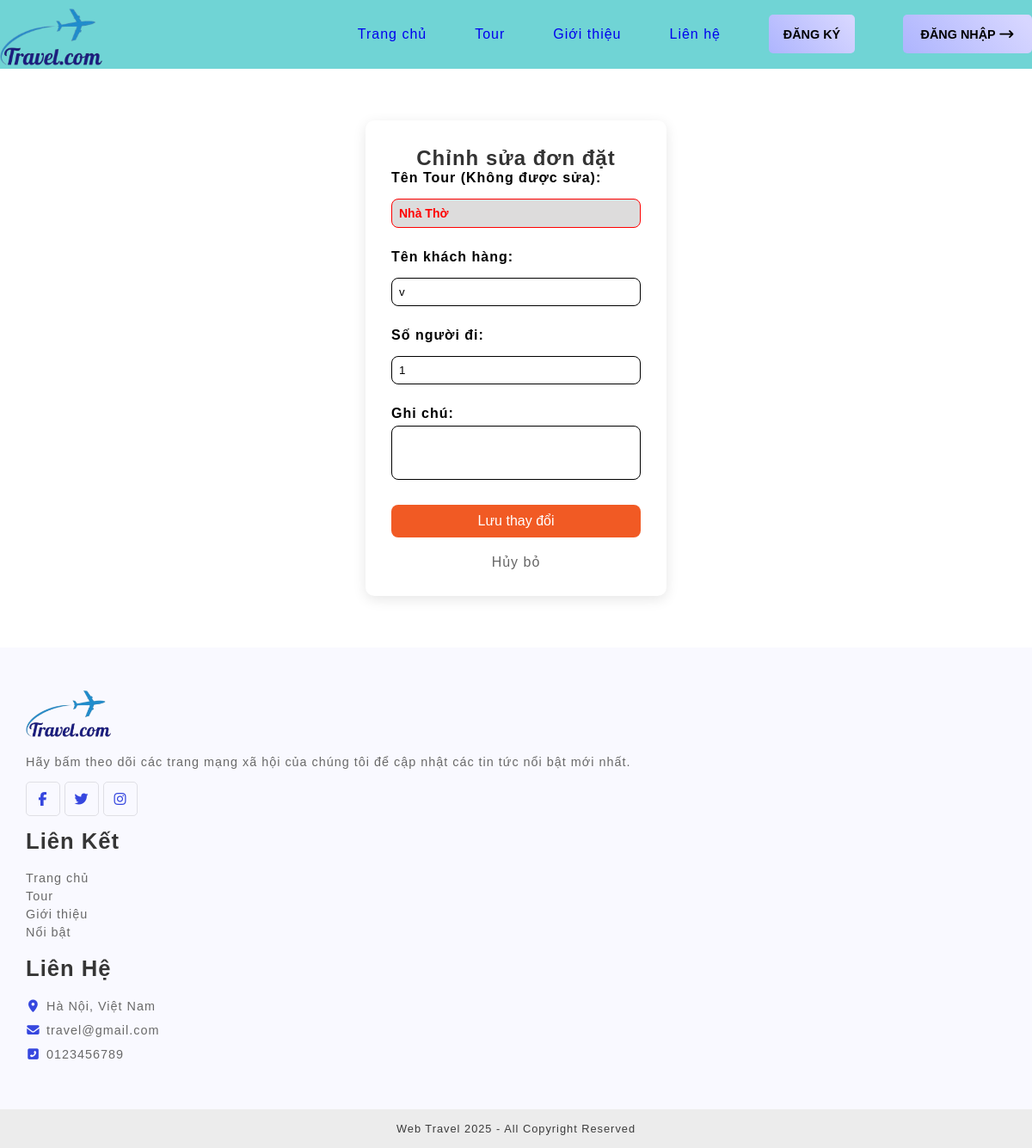
The page /sua.php?id=84 on the database its author committed.
### tables this page shows
CREATE TABLE `dat_cho` (
  `id` int(11) NOT NULL,
  `id_tour` int(11) NOT NULL,
  `ten_KH` varchar(100) NOT NULL,
  `sdt_KH` int(11) NOT NULL,
  `so_nguoi` int(100) DEFAULT NULL,
  `ghi_chu` text DEFAULT NULL,
  `tong_tien` decimal(15,0) NOT NULL,
  `trang_thai` enum('Đang xử lý/Chưa thanh toán','Đã xác nhận/Đã thanh toán','Đã huỷ') DEFAULT 'Đang xử lý/Chưa thanh toán',
  `thoi_gian_dat` timestamp NOT NULL DEFAULT current_timestamp()
);

CREATE TABLE `tours` (
  `id` int(11) NOT NULL,
  `ten_tour` varchar(255) NOT NULL,
  `ngay_khoi_hanh` varchar(100) DEFAULT NULL,
  `thoi_gian_tour` varchar(100) DEFAULT NULL,
  `diem_xuat_phat` varchar(100) DEFAULT NULL,
  `lich_trinh` varchar(100) DEFAULT NULL,
  `phuong_tien` varchar(100) DEFAULT NULL,
  `gia_tien` decimal(15,0) NOT NULL,
  `hinh_anh` varchar(255) NOT NULL,
  `gia_tien_moi` decimal(15,0) DEFAULT NULL,
  `tour_hot` int(11) NOT NULL DEFAULT 0
);

### sua.php (the view, shortened to what this page needs)
<?php
include('./php/header.php');
include('./php/ket_noi.php');
$ma_ID_dat_cho = $_GET['id'];
$sql = "SELECT dat_cho.*, tours.ten_tour, tours.gia_tien FROM dat_cho
            JOIN tours ON dat_cho.id_tour = tours.id
            WHERE dat_cho.id = '$ma_ID_dat_cho'";
$result = mysqli_query($conn, $sql);
$row = mysqli_fetch_assoc($result);
?>
<!DOCTYPE html>
<html lang="vi">
<head>
</head>
<body>
    <div class="booking-container">
        <h2>Chỉnh sửa đơn đặt</h2>
        <form action="" method="post">
            <div class="form-group">
                <label class="tt">Tên Tour (Không được sửa):</label>
                <input class="dien dien1" type="text" class="readonly" value="<?php echo $row['ten_tour']; ?>" readonly>
            </div>
            <div class="form-group">
                <label class="tt">Tên khách hàng:</label>
                <input class="dien" type="text" name="ten_KH" value="<?php echo $row['ten_KH']; ?>" required>
            </div>
            <div class="form-group">
                <label class="tt">Số người đi:</label>
                <input class="dien" type="number" name="so_nguoi" value="<?php echo $row['so_nguoi']; ?>" min="1" required>
            </div>
            <div class="form-group">
                <label class="tt">Ghi chú:</label>
                <textarea class="dien" name="ghi_chu" rows="3"><?php echo $row['ghi_chu']; ?></textarea>
            </div>
            <input class="mau_khung" type="submit" name="sua" value="Lưu thay đổi" class="btn-save">
            <a href="./index.php?pg=hien_thi_tours" style="display:block; text-align:center; margin-top:10px; color:#666;">Hủy bỏ</a>
        </form>
    </div>
</body>
</html>
<?php
include('php/footer.php');
?>

### css/travel.css (style rules this page uses)
* { margin: 0; padding: 0; box-sizing: border-box; }
body { margin: 0; padding: 0; font-family: "Stack Sans Text", sans-serif; letter-spacing: 1px; }
a { text-decoration: none; }

### css/dat_cho.css (style rules this page uses)
.booking-container { max-width: 1200px; margin: 60px auto; background: #fff; padding: 30px; border-radius: 10px; box-shadow: 0 4px 15px rgba(0, 0, 0, 0.1); width: 350px; }
.form-group { margin-bottom: 15px; }
.tt { display: block; margin-bottom: 5px; font-weight: bold; }
.dien { border: 1px solid; border-radius: 8px; width: 100%; padding: 8px; box-sizing: border-box; resize: none; }
.dien1 { color: red; font-size: 14px; font-weight: 900; background: #98959553; }
.mau_khung { border-radius: 8px; background: #f15a24; color: #fff; border: none; padding: 10px 20px; cursor: pointer; width: 100%; font-size: 16px; transition: 0.3s; }

### css/login.css (style rules this page uses)
h2 { text-align: center; color: #333; }
input { width: 100%; padding: 12px; margin: 10px 0; border: 1px solid #ddd; border-radius: 5px; box-sizing: border-box; }

### rows shown on the page
dat_cho: id_tour.ten_tour "Nhà Thờ", ten_KH "v", so_nguoi "1"
